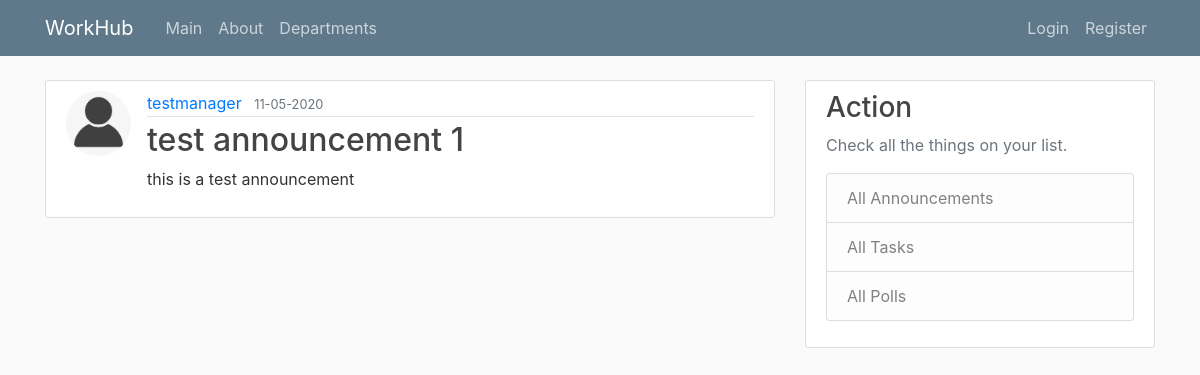
The app's page /announcements/1 with its own data.
### scheduler/models.py (models this page shows, shortened)
class User(db.Model, UserMixin):
    id = db.Column(db.Integer, primary_key=True)
    username = db.Column(db.String(20), unique=True, nullable=False)
    email = db.Column(db.String(120), unique=True, nullable=False)
    is_manager = db.Column(db.Boolean, nullable=False)
    dept = db.Column(db.String(60), nullable=False)
    image_file = db.Column(db.String(20), nullable=False, default='default.jpg')
    password = db.Column(db.String(60), nullable=False)
    announcement = db.relationship('Announcement', backref='author', lazy=True)
    poll = db.relationship('Poll', backref='author', lazy=True)
    task = db.relationship('Task', backref='author', lazy=True)

class Announcement(db.Model):
    id = db.Column(db.Integer, primary_key=True)
    title = db.Column(db.String(100), nullable=False)
    date_posted = db.Column(db.DateTime, nullable=False, default=datetime.utcnow)
    content = db.Column(db.Text, nullable=False)
    user_id = db.Column(db.Integer, db.ForeignKey('user.id'), nullable=False)
    audience = db.Column(db.String(300), nullable = False)

### scheduler/routes.py (the view)
@app.route("/announcements/<announcement_id>")
def announcement(announcement_id):
	announcement = Announcement.query.get_or_404(announcement_id)
	return render_template('announcement.html', title= announcement.title, announcement = announcement)

### scheduler/templates/announcement.html (shortened to what this page needs)
{% extends "layout.html" %}
{% block content %}
  <article class="media content-section">
    <img class = "rounded-circle article-img" src = "{{ url_for('static', filename = 'profile_pics/' + announcement.author.image_file) }}">
    <div class="media-body">
      <div class="article-metadata">
        <a class="mr-2" href="#">{{ announcement.author.username }}</a>
        <small class="text-muted">{{announcement.date_posted.strftime('%m-%d-%Y') }}</small>
      </div>
      <h2 class = "article-title">{{ announcement.title }}</h2>
      <p class="article-content">{{ announcement.content }}</p>
    </div>
  </article>
{% endblock content  %}

### scheduler/static/main.css (style rules this page uses)
body { background: #fafafa; color: #333333; margin-top: 5rem; }
h1, h2, h3, h4, h5, h6 { color: #444444; }
.content-section { background: #ffffff; padding: 10px 20px; border: 1px solid #dddddd; border-radius: 3px; margin-bottom: 20px; }
.article-title { color: #444444; }
.article-content { white-space: pre-line; }
.article-img { height: 65px; width: 65px; margin-right: 16px; }
.article-metadata { padding-bottom: 1px; margin-bottom: 4px; border-bottom: 1px solid #e3e3e3 }

### records on screen
User: image_file (placeholder picture), author.username "testmanager"
Announcement: date_posted "11-05-2020", title "test announcement 1", content "this is a test announcement"
